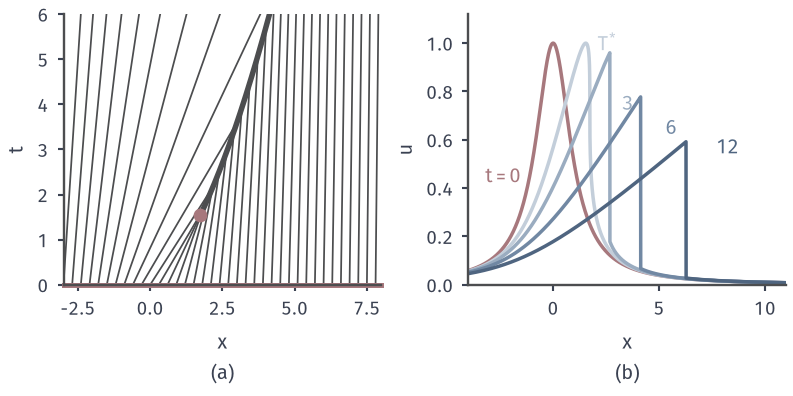

This figure's Python source:
from pathlib import Path
import sys
ROOT = next(p for p in Path(__file__).resolve().parents if (p/'build.sh').is_file() and (p/'tex/book.tex').is_file())
sys.path.insert(0, str(ROOT/'figures/06-differential-equations/02-partial-differential-equations/matplotlib/cons-common'))
from cons_common import *
# Target: the bump datum after breaking: curved shock absorbs characteristics, profile develops a decaying front.
fig, axs = figure(width_mm=112, height_mm=56, ncols=2)
T,Xs,UL,UR=bump_shock(12.0)
ax=axs[0]; style(ax); tm=6
for x0 in np.arange(-3,8.01,.3):
    u=bump(x0); tt=np.linspace(0,tm,3000); X=x0+u*tt; gam=np.interp(tt,T,Xs,left=np.nan)
    d=X-gam; idx=np.where(np.diff(np.sign(d[~np.isnan(d)])))[0]
    off=np.where(~np.isnan(d))[0][0]
    if len(idx): e=tt[idx[0]+off]
    else: e=tm
    ax.plot([x0,x0+u*e],[0,e],color=LINE,lw=.7)
k=T<=tm; ax.plot(Xs[k],T[k],color=LINE,lw=2.2); ax.plot([XSTAR],[TSTAR],'o',ms=4.5,color=RED,zorder=5)
ax.plot([-3,8],[0,0],color=RED,lw=2,clip_on=False); ax.set_xlim(-3,8); ax.set_ylim(0,tm); ax.set_ylabel('$t$'); sub(ax,'a','$x$')
ax=axs[1]; style(ax); x=np.linspace(-4,11,6000); ax.plot(x,bump(x),color=RED,lw=1.4)
for t,c,lab,tx,ty in ((TSTAR,SHADES[0],'$T^{*}$',2.1,.97),(3,SHADES[1],'$3$',3.25,.72),(6,SHADES[2],'$6$',5.3,.62),(12,SHADES[3],'$12$',7.7,.54)):
    u=bump_profile(x,t,T,Xs); g=np.interp(t,T,Xs); j=np.searchsorted(x,g)
    xx=np.r_[x[:j],g,g,x[j:]]; uu=np.r_[u[:j],bump_profile(np.array([g-1e-9]),t,T,Xs),bump_profile(np.array([g+1e-9]),t,T,Xs),u[j:]]
    ax.plot(xx,uu,color=c,lw=1.4); ax.text(tx,ty,lab,color=c)
ax.text(-3.2,.42,'$t=0$',color=RED)
ax.set_xlim(-4,11); ax.set_ylim(0,1.12); ax.set_ylabel('$u$'); sub(ax,'b','$x$')
save(fig, HERE(__file__), 'figure', {'formula':'bump shock path by RK4', 's12':float(Xs[-1])})
